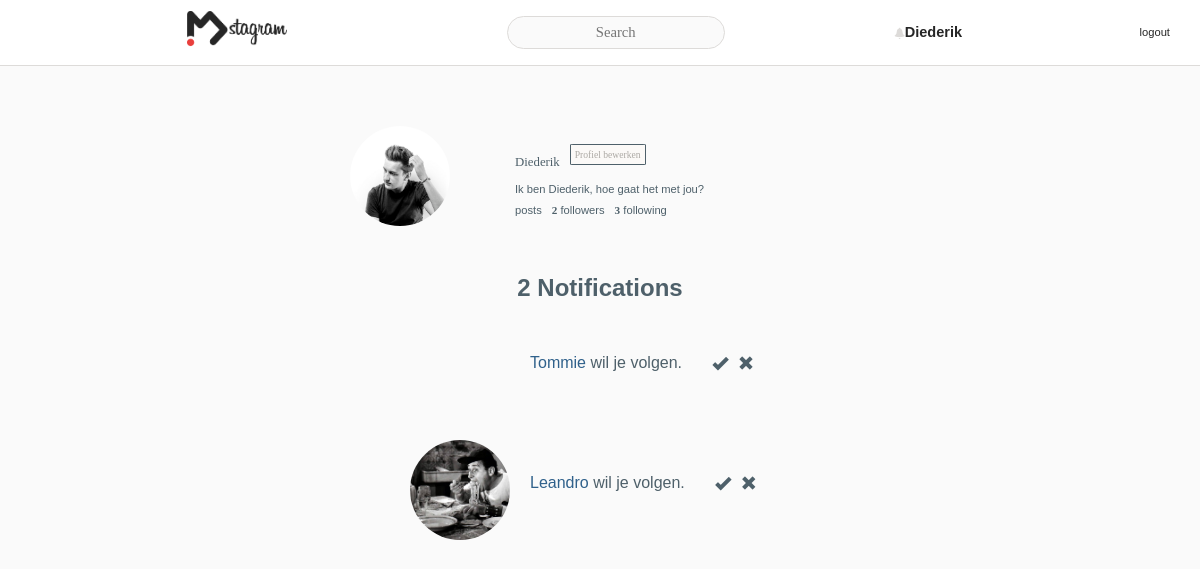
/notifications.php (signed in), run on the app's committed database.
### tables this page shows
CREATE TABLE `users` (
  `userID` int(11) NOT NULL AUTO_INCREMENT,
  `email` varchar(255) NOT NULL,
  `fullname` varchar(255) NOT NULL,
  `username` varchar(255) NOT NULL,
  `password` varchar(255) NOT NULL,
  `private` varchar(45) NOT NULL DEFAULT 'no',
  `bio` varchar(150) DEFAULT '',
  `avatar` varchar(255) DEFAULT NULL,
  PRIMARY KEY (`userID`)
);

CREATE TABLE `followrequests` (
  `followID` int(11) unsigned NOT NULL AUTO_INCREMENT,
  `requestUserID` int(11) NOT NULL,
  `targetUserID` int(11) NOT NULL,
  PRIMARY KEY (`followID`),
  KEY `requestUserID` (`requestUserID`),
  KEY `targetUserID` (`targetUserID`),
  CONSTRAINT `followrequests_ibfk_1` FOREIGN KEY (`requestUserID`) REFERENCES `users` (`userID`),
  CONSTRAINT `followrequests_ibfk_2` FOREIGN KEY (`targetUserID`) REFERENCES `users` (`userID`)
);

### classes/users.class.php (called while the page is built, shortened)
<?php
class Users{
    private $m_sUsername;
    private $m_sfilePath;
    private $m_iUserID;
    private $m_sBio;
    private $m_iFollowCount;
    private $m_iFollowerCount;
    public function __set($p_sProperty, $p_vValue)
    {
        switch($p_sProperty){
            case "UserID":
                $this->m_iUserID = $p_vValue;
                break;
            case "FollowCount":
                $this->m_iFollowCount = $p_vValue;
                break;
            case "FollowerCount":
                $this->m_iFollowerCount = $p_vValue;
                break;
        }
    }
    public function __get($p_sProperty)
    {
        switch($p_sProperty){
            case "Username":
                return $this->m_sUsername;
                break;
            case "Image":
                return $this->m_sfilePath;
                break;
            case "UserID":
                return $this->m_iUserID;
                break;
            case "Bio":
                return $this->m_sBio;
                break;
            case "FollowCount":
                return $this->m_iFollowCount;
                break;
            case "FollowerCount":
                return $this->m_iFollowerCount;
                break;
        }
    }
    public function getProfile($p_sProperty)
    {
        $this->m_iUserID = $p_sProperty;
        $conn = new PDO('mysql:host=localhost; dbname=imdstagram', 'root', 'root');
        $getProfile = $conn->prepare("select * from users where userID = :userID");
        $getProfile->bindValue(':userID', $this->UserID);
        $getProfile->execute();
        $profileInfo = $getProfile->fetch(PDO::FETCH_ASSOC);
        $this->UserID = $profileInfo['userID'];
        $this->m_sBio = $profileInfo['bio'];
        $this->m_sUsername = $profileInfo['username'];
        $this->m_sfilePath = $profileInfo['avatar'];
    }
    public function getFollowCount($p_sProperty){
        $this->m_iUserID = $p_sProperty;
        $conn = new PDO('mysql:host=localhost; dbname=imdstagram', 'root', 'root');
        $getFollowings = $conn->prepare("select * from follows where requestUserID = :requestUserID");
        $getFollowings->bindValue(":requestUserID", $this->UserID);
        $getFollowings->execute();
        $followingCount = $getFollowings->rowCount();
        $this->FollowCount = $followingCount;
    }
    public function getFollowerCount($p_sProperty){
        $this->m_iUserID = $p_sProperty;
        $conn = new PDO('mysql:host=localhost; dbname=imdstagram', 'root', 'root');
        $getFollows = $conn->prepare("select * from follows where targetUserID = :targetUserID");
        $getFollows->bindValue(":targetUserID", $this->UserID);
        $getFollows->execute();
        $followCount = $getFollows->rowCount();
        $this->FollowerCount = $followCount;
    }
}

### classes/notifications.class.php (called while the page is built, shortened)
<?php
include_once ("includes/database.inc.php");
class Notification {
    private $m_oResults;
    private $m_iNotifCount;
    public function __set($p_sProperty, $p_vValue){
        switch($p_sProperty){
            case 'NotifCount':
                $this->m_iNotifCount = $p_vValue;
                break;
        }
    }
    public function __get($p_sProperty){
        switch($p_sProperty){
            case 'Results':
                return $this->m_oResults;
                break;
            case 'NotifCount':
                return $this->m_iNotifCount;
                break;
        }
    }
    public function getFollowRequests($p_sProperty){
        global $conn;
        $this->m_iUserID = $p_sProperty;
        $getRequests = $conn->prepare("select * from followrequests where targetUserID = :userID");
        $getRequests->bindValue("userID", $this->m_iUserID);
        $getRequests->execute();
        $requestCount = $getRequests->rowCount();
        $results = $getRequests->fetchAll();
        $this->NotifCount = $requestCount;
        $this->m_oResults = $results;
    }
}
?>

### notifications.php (the view, shortened to what this page needs)
<?php
    include_once('classes/users.class.php');
    include_once('classes/feed.class.php');
    include_once('classes/notifications.class.php');
    $userID = $_SESSION['userID'];
    $profile = new Users();
    $profile->getProfile($userID);
    $profile->getFollowCount($userID);
    $profile->getFollowerCount($userID);
    $username = $profile->Username;
    $bioText = $profile->Bio;
    $avatar = $profile->Image;
    $notifications = new Notification();
    $notifications->getFollowRequests($userID);
    $profileInfo = new Users();
?>
<!DOCTYPE html>
<html lang="en">
<head>
    <link rel="stylesheet" href="css/reset.css">
    <link rel="stylesheet" href="css/style.css">
</head>
<body>
    <?php include_once("includes/nav.inc.php"); ?>
    <div class="profileInfo">
        <img class="profilePhoto" src="<?php echo $avatar; ?>" alt="profile photo">
        <div class="profileDetails">
            <div class="editProfile">
                <p class="userName"><?php echo $username; ?></p>
                <button id="" class="btnEditProfile">Profiel bewerken</button>
            </div>
            <p class="userDescription"><?php echo $bioText; ?></p>
            <ul class="userStats">
                <li><span><?php echo $feed->PostCount; ?></span> posts</li>
                <li><span><?php echo $profile->FollowerCount; ?></span> followers</li>
                <li><span><?php echo $profile->FollowCount; ?></span> following</li>
            </ul>
        </div>
    </div>
    <h1 id="notifTitle"><?php echo $notifications->NotifCount; ?> Notifications</h1>
    <?php foreach($notifications->Results as $notification): ?>
              <div class="notifList" value="<?php echo $notification['requestUserID']; ?>">
                    <div class="notifImg"><img src="<?php $profileInfo->getProfile($notification['requestUserID']);
                      echo $profileInfo->Image; ?> " alt="" class="profilePhoto"></div>
                    <p><a href="profile.php?userID=<?php echo $notification['requestUserID']; ;?>">
                      <?php
                      $profileInfo->getProfile($notification['requestUserID']);
                      echo $profileInfo->Username;
                      ?>
                    </a> wil je volgen. </p>
                    <span class="glyphicon glyphicon-ok" value="<?php echo $notification['requestUserID']; ?>"></span>
                    <span class="glyphicon glyphicon-remove" value="<?php echo $notification['requestUserID']; ?>"></span>
              </div>
    <?php endforeach; ?>
</body>
</html>

### css/style.css (style rules this page uses)
.glyphicon { position: relative; top: 1px; display: inline-block; font-family: 'Glyphicons Halflings'; font-style: normal; font-weight: normal; line-height: 1; cursor: pointer; -webkit-font-smoothing: antialiased; -moz-osx-font-smoothing: grayscale; }
.glyphicon-ok:before { content: "\e013"; }
.glyphicon-remove:before { content: "\e014"; }
body { font-family: Montserrat, sans-serif; background-color: #FAFAFA; color: #4E606A; margin-bottom: 30px; }
body a { text-decoration: none; color: #30618B; }
#notifTitle { font-size: 1.5em; text-align: center; }
.profileInfo { width: 50%; height: 150px; margin-left: auto; margin-right: auto; padding-top: 30px; }
.profilePhoto { object-fit: cover; max-width: 100px; height: 100px; border-radius: 100%; float: left; margin-left: 50px; margin-right: 30px; }
.profileDetails { float:left; padding-top: 15px; margin-left: 35px; }
.userName { font-family: 'instaLight'; margin-right: 10px; }
.editProfile { display: flex; align-items: center; margin-bottom: 10px; }
.btnEditProfile { background-color: #fbf9f7; border:1px solid #4E606A; font-family: 'instaLight'; color: #ACA9A4; padding:4px 4px 4px 4px; font-size: 0.6em; border-radius: 5%; }
.userDescription { font-size: 0.7em; margin-bottom: 10px; }
.userStats { display: flex; flex-direction: row; font-size: 0.7em; }
.userStats li { margin-right: 10px; }
.userStats span { font-weight: bold; }
#floatingBtn a:active,a:link,a:visited { text-decoration: none; }
p { margin-top : 15px; font-size: .8em; }
button { cursor: pointer; }
.notifList { max-width: 400px; height: 100px; margin-left: auto; margin-right: auto; margin-top: 20px; display: flex; }
.notifList p { margin-left: 10px; font-size: 1em; padding: 20px 20px 0px 20px; }
.notifImg { width: 100px; height: 100px; }
.notifList img { margin-left: 10px; margin-right: 10px; }
.notifList span { padding-left: 10px; padding-top: 35px; }
span { font-family: 'instaBold', 'sans-serif'; }

### data on the page
users: avatar (picture), username "Diederik", bio "Ik ben Diederik, hoe gaat het met jou?", userID "2"
followrequests: requestUserID.username "Tommie"
followrequests: requestUserID.avatar (picture), requestUserID.username "Leandro"

### other printed values
$_SESSION['user'] "Diederik"
$profile->FollowCount "3"
$notifications->NotifCount "2"
